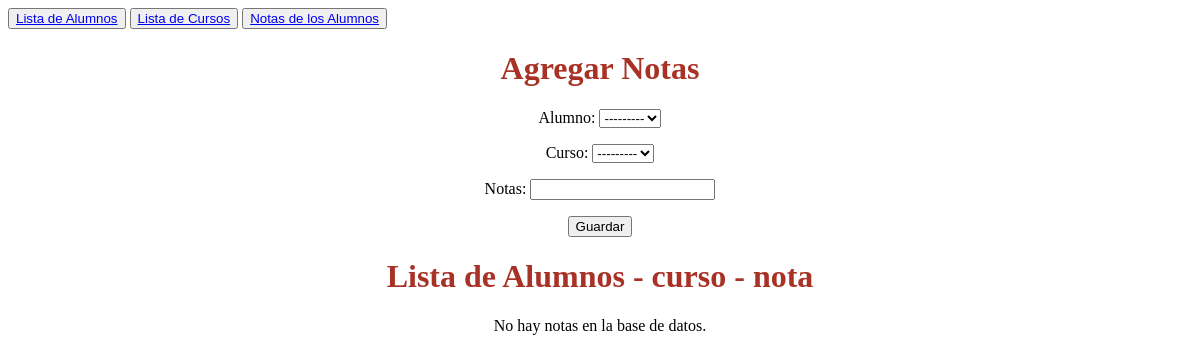
Page /notas/ on the earlier database version.
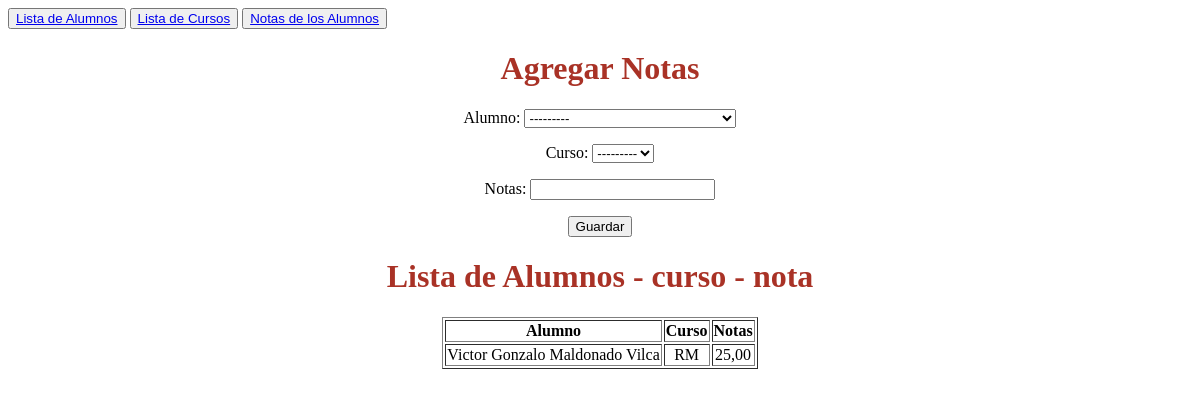
Same page on the later database version.
### gestion_Universitaria/models.py (models this page shows, shortened)
class NotasAlumnosPorCurso(models.Model):
  alumno = models.ForeignKey(Alumno, on_delete=models.CASCADE)
  curso = models.ForeignKey(Curso, on_delete=models.CASCADE)
  notas = models.DecimalField(max_digits=5, decimal_places=2)

class Alumno(models.Model):
  cui = models.IntegerField(
    validators=[
      MinValueValidator(10000000, message="Se requiere 8 digitos"),
      MaxValueValidator(99999999, message="Se requiere 8 digitos")
    ],
    unique=True
  )
  nombre = models.CharField(max_length=100)
  apellidos = models.CharField(max_length=100)
  edad = models.IntegerField(validators=[MinValueValidator(0), MaxValueValidator(100)])
  dni = models.IntegerField(
    validators=[
      MinValueValidator(10000000, message="Se requiere 8 digitos"),
      MaxValueValidator(99999999, message="Se requiere 8 digitos")
    ]
  )
  def __str__(self):
    return f"{self.nombre} {self.apellidos}"

class Curso(models.Model):
  codigo = models.IntegerField(
    validators=[
      MinValueValidator(1000000, message="Se requiere 7 digitos"),
      MaxValueValidator(9999999, message="Se requiere 7 digitos")
    ]
  )
  nombre = models.CharField(max_length=100)
  def __str__(self):
    return self.nombre

### gestion_Universitaria/views.py (the view)
# urls.py: path('notas/', views.agregar_notas_alumnos_por_curso, name='agregar_nota'),
def agregar_notas_alumnos_por_curso(request):
  if request.method == 'POST':
    form = NotasAlumnosPorCursoForm(request.POST)
    if form.is_valid():
      form.save()
      return redirect('agregar_nota')
  else:
    form = NotasAlumnosPorCursoForm()
  notas = NotasAlumnosPorCurso.objects.all()
  return render(request, 'gestion_Universitaria/agregar_nota.html', {'form': form, 'notas': notas})

### gestion_Universitaria/forms.py
class NotasAlumnosPorCursoForm(forms.ModelForm):
  alumno = forms.ModelChoiceField(queryset=Alumno.objects.all(), label='Alumno')
  curso = forms.ModelChoiceField(queryset=Curso.objects.all(), label='Curso')
  class Meta:
    model = NotasAlumnosPorCurso
    fields = ['alumno', 'curso', 'notas']

### gestion_Universitaria/templates/gestion_Universitaria/agregar_nota.html (shortened to what this page needs)
<!DOCTYPE HTML>
<html>
  <head>
  </head>
  <body>
    <nav>
      <button class="navegaacion"><a href="{% url 'agregar_alumno' %}">Lista de Alumnos</a></button>
      <button class="navegaacion"><a href="{% url 'agregar_curso' %}">Lista de Cursos</a></button>
      <button class="navegaacion"><a href="#">Notas de los Alumnos</a></button>
    </nav>
    <div>
      <center>
        <h1 style="color: #A93226">Agregar Notas</h1>
        <form method="POST">
          {{ form.as_p }}
          <button type="submit">Guardar</button>
        </form>
      </center>
    </div>
    <div>
      <center>
        <h1 style="color: #A93226">Lista de Alumnos - curso - nota</h1>
        {% if notas %}
          <table border="1" style="text-align: center">
            <tr>
              <th>Alumno</th>
              <th>Curso</th>
              <th>Notas</th>
            </tr>
            {% for nota in notas %}
              <tr>
                <td>{{ nota.alumno}}</td>
                <td>{{ nota.curso }}</td>
                <td>{{ nota.notas }}</td>
              </tr>
            {% endfor %}
          </table>
        {% else %}
          <p>No hay notas en la base de datos.</p>
        {% endif %}
      </center>
    </div>
  </body>
</html>

Differences in the rows shown:
added NotasAlumnosPorCurso: alumno "Victor Gonzalo Maldonado Vilca", curso "RM", notas "25,00"
Other differences:
text no longer shown: "No hay notas en la base de datos."
text now shown: "Alumno Curso Notas"
